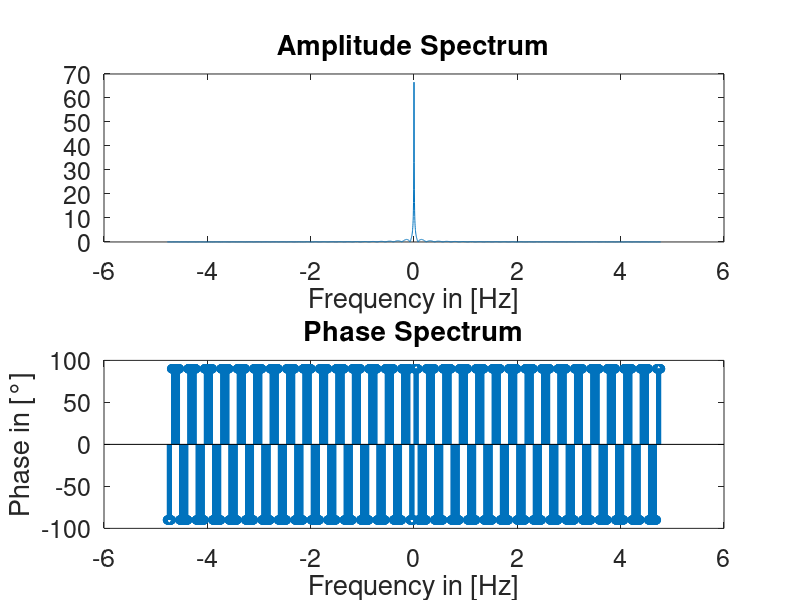

Reproduce this figure in MATLAB.
clear all; close all; clc;

t=-4*pi:1e-4:4*pi;
w0=1;
T=2*pi;

f_t=zeros(size(t));

tot=30; %Numero de términos
% 
% for n=-tot:tot
%         if n~=0
%             f_t=f_t+(j*cos(n*pi)/n)*exp(j*n*w0*t);
%         end
% end
% figure(1)
% plot(t,real(f_t))
% title(['Aproximación con ',num2str(tot),' terminos'])
% set(gca,'FontSize',18)

nn=-tot:0.015:tot;
Cn=(j*cos(nn*pi)./nn);

figure(2)
subplot(2,1,1)
plot(nn/(2*pi),abs(Cn))
title('Amplitude Spectrum')
xlabel(['Frequency in [Hz]'])
set(gca,'FontSize',18)
subplot(2,1,2)
stem(nn/(2*pi),angle(Cn)*180/pi)
title('Phase Spectrum')
xlabel(['Frequency in [Hz]'])
ylabel(['Phase in [°]'])
set(gca,'FontSize',18)

